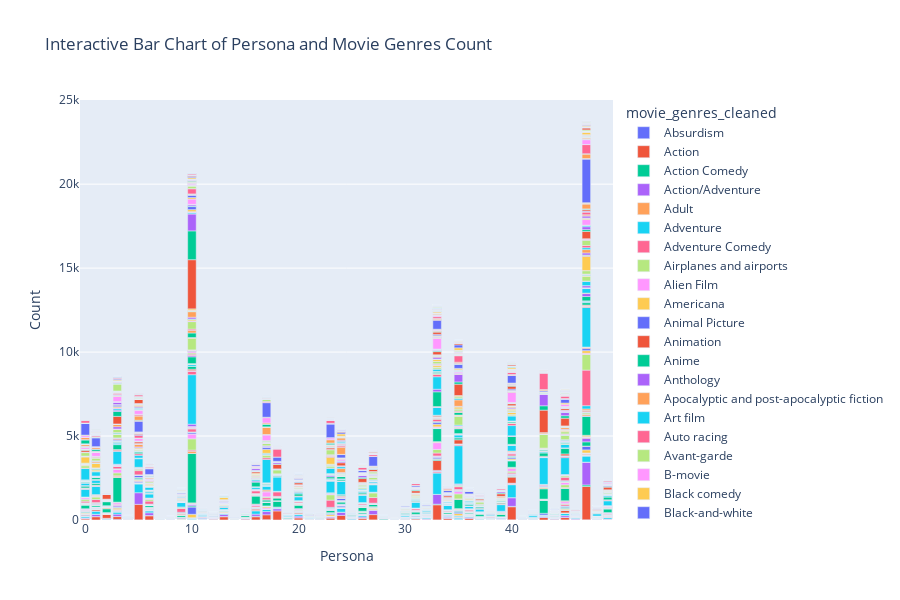

Notebook source saved alongside this figure:
### Code cell
# Interactive Bar Chart of Persona and Movie Genres Count
import plotly.express as px

# Create an interactive histogram
fig = px.bar(persona_genre_counts, x='persona_code', y='count', color='movie_genres_cleaned',
             title='Interactive Bar Chart of Persona and Movie Genres Count')

# Sort by the number of occurrences of persona
fig.update_layout(
    xaxis_title='Persona',
    yaxis_title='Count',
    xaxis={'categoryorder': 'total descending'},
    height=600
)

fig.show()
